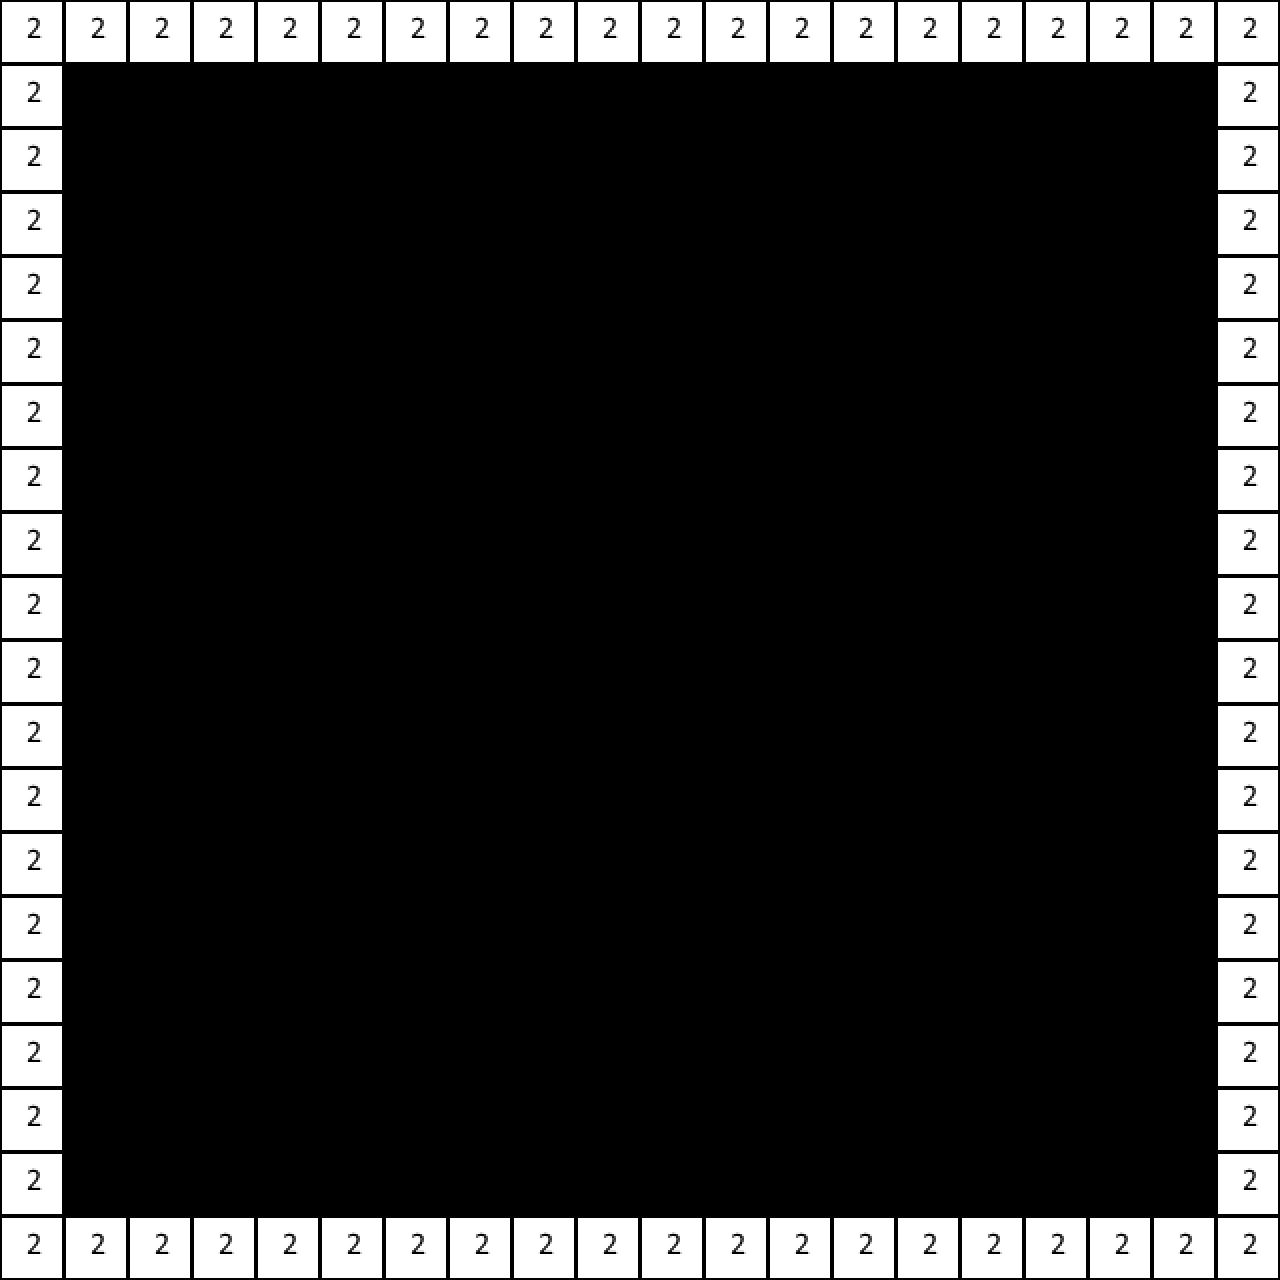

A level layout from a 2D game, rendered from its tile map. Below: a short description, then the map file with its tile-grid data intact:
An orthogonal 20x20 tile map with 64x64 px tiles, 2 tile layers (collision, mg), 2 tilesets and 2 objects (start, xbowminion).

<map version="2017.05.26" orientation="orthogonal" renderorder="right-down" width="20" height="20" tilewidth="64" tileheight="64" nextobjectid="5">
 <tileset firstgid="1" name="64blocks" tilewidth="64" tileheight="64" tilecount="10" columns="10">
  <image source="64blocks.png" width="640" height="64" />
 </tileset>
 <tileset firstgid="11" name="stonetileset" tilewidth="64" tileheight="64" tilecount="144" columns="8">
  <image source="stonetileset.png" width="512" height="1152" />
 </tileset>
 <layer name="collision" width="20" height="20">
  <data encoding="csv">
2,2,2,2,2,2,2,2,2,2,2,2,2,2,2,2,2,2,2,2,
2,0,0,0,0,0,0,0,0,0,0,0,0,0,0,0,0,0,0,2,
2,0,0,0,0,0,0,0,0,0,0,0,0,0,0,0,0,0,0,2,
2,0,0,0,0,0,0,0,0,0,0,0,0,0,0,0,0,0,0,2,
2,0,0,0,0,0,0,0,0,0,0,0,0,0,0,0,0,0,0,2,
2,0,0,0,0,0,0,0,0,0,0,0,0,0,0,0,0,0,0,2,
2,0,0,0,0,0,0,0,0,0,0,0,0,0,0,0,0,0,0,2,
2,0,0,0,0,0,0,0,0,0,0,0,0,0,0,0,0,0,0,2,
2,0,0,0,0,0,0,0,0,0,0,0,0,0,0,0,0,0,0,2,
2,0,0,0,0,0,0,0,0,0,0,0,0,0,0,0,0,0,0,2,
2,0,0,0,0,0,0,0,0,0,0,0,0,0,0,0,0,0,0,2,
2,0,0,0,0,0,0,0,0,0,0,0,0,0,0,0,0,0,0,2,
2,0,0,0,0,0,0,0,0,0,0,0,0,0,0,0,0,0,0,2,
2,0,0,0,0,0,0,0,0,0,0,0,0,0,0,0,0,0,0,2,
2,0,0,0,0,0,0,0,0,0,0,0,0,0,0,0,0,0,0,2,
2,0,0,0,0,0,0,0,0,0,0,0,0,0,0,0,0,0,0,2,
2,0,0,0,0,0,0,0,0,0,0,0,0,0,0,0,0,0,0,2,
2,0,0,0,0,0,0,0,0,0,0,0,0,0,0,0,0,0,0,2,
2,0,0,0,0,0,0,0,0,0,0,0,0,0,0,0,0,0,0,2,
2,2,2,2,2,2,2,2,2,2,2,2,2,2,2,2,2,2,2,2
</data>
 </layer>
 <layer name="mg" width="20" height="20">
  <data encoding="csv">
2,2,2,2,2,2,2,2,2,2,2,2,2,2,2,2,2,2,2,2,
2,0,0,0,0,0,0,0,0,0,0,0,0,0,0,0,0,0,0,2,
2,0,0,0,0,0,0,0,0,0,0,0,0,0,0,0,0,0,0,2,
2,0,0,0,0,0,0,0,0,0,0,0,0,0,0,0,0,0,0,2,
2,0,0,0,0,0,0,0,0,0,0,0,0,0,0,0,0,0,0,2,
2,0,0,0,0,0,0,0,0,0,0,0,0,0,0,0,0,0,0,2,
2,0,0,0,0,0,0,0,0,0,0,0,0,0,0,0,0,0,0,2,
2,0,0,0,0,0,0,0,0,0,0,0,0,0,0,0,0,0,0,2,
2,0,0,0,0,0,0,0,0,0,0,0,0,0,0,0,0,0,0,2,
2,0,0,0,0,0,0,0,0,0,0,0,0,0,0,0,0,0,0,2,
2,0,0,0,0,0,0,0,0,0,0,0,0,0,0,0,0,0,0,2,
2,0,0,0,0,0,0,0,0,0,0,0,0,0,0,0,0,0,0,2,
2,0,0,0,0,0,0,0,0,0,0,0,0,0,0,0,0,0,0,2,
2,0,0,0,0,0,0,0,0,0,0,0,0,0,0,0,0,0,0,2,
2,0,0,0,0,0,0,0,0,0,0,0,0,0,0,0,0,0,0,2,
2,0,0,0,0,0,0,0,0,0,0,0,0,0,0,0,0,0,0,2,
2,0,0,0,0,0,0,0,0,0,0,0,0,0,0,0,0,0,0,2,
2,0,0,0,0,0,0,0,0,0,0,0,0,0,0,0,0,0,0,2,
2,0,0,0,0,0,0,0,0,0,0,0,0,0,0,0,0,0,0,2,
2,2,2,2,2,2,2,2,2,2,2,2,2,2,2,2,2,2,2,2
</data>
 </layer>
 <objectgroup name="Object Layer 1">
  <object id="1" name="d" type="start" x="152" y="1100" width="16" height="36" />
  <object id="3" name="enemy" type="xbowminion" x="599.758" y="998.909" width="24" height="16" />
 </objectgroup>
</map>